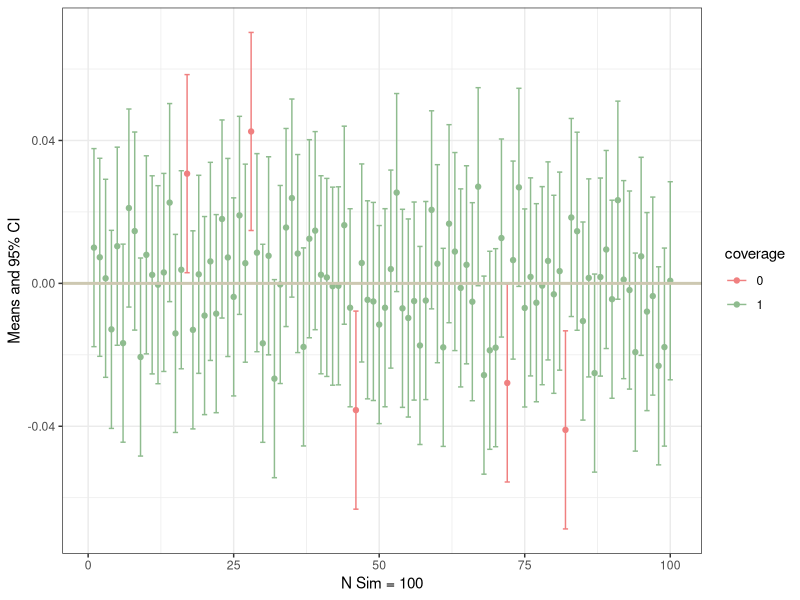

The R source for this figure:
## ---- chunk 1
library(knitr)
knitr::opts_chunk$set(include = TRUE, 
                      echo = TRUE, 
                      message = FALSE, 
                      warning = FALSE)
## ---- chunk 2
library(dplyr)
library(magrittr)
library(ggplot2)
library(kableExtra)
## ---- chunk 3
set.seed(6368683)
nsim <- 100
samples <- data.frame(matrix(nrow = nsim, ncol = 7))
colnames(samples) <- c("iter", "Mean", "Std.Error", "Bias", "LowerCI", "UpperCI", "Coverage")

for (i in 1:nsim){
  x <- rnorm(5000, mean = 0, sd = 1)
  m <- mean(x)
  df <- length(x) - 1
  se <- 1 / sqrt(length(x))
  ci <- qt(.975, df) * se
  
  samples[i, 1] <- i
  samples[i, 2] <- m
  samples[i, 3] <- se
  samples[i, 4] <- m - 0
  samples[i, 5] <- m - ci
  samples[i, 6] <- m + ci
  samples[i, 7] <- (m - ci < 0 & 0 < m + ci)
} %>% 
  as_tibble()

samples$Coverage <- as.integer(samples$Coverage)
## ---- chunk 4
samples %>%
  colMeans %>% 
  kable(digits = 4, format = "html", caption = "Table 1. Summary of the samples") %>%
  kable_styling(bootstrap_options = c("striped", "hover", "condensed"),
                full_width = F)
## ---- chunk 5
samples %>% 
  filter(Coverage == 0) %>% 
  kable(digits = 4, format = "html", caption = " Table 2. Samples outside the population value") %>%
  kable_styling(bootstrap_options = c("striped", "hover", "condensed"),
                full_width = F)
## ---- chunk 6
samples %>% 
  mutate(coverage = as.factor(Coverage)) %>% 
  ggplot(aes(y=Mean,
             x=1:100,
             colour = coverage)) + 
  geom_point() +
  geom_errorbar(aes(ymax = UpperCI, ymin = LowerCI)) +
  geom_hline(aes(yintercept = 0),
             color = "cornsilk3", size = 1) + 
  xlab("N Sim = 100") +
  ylab("Means and 95% CI") +
  scale_colour_manual(values = c("0" = "lightcoral",
                                 "1" = "darkseagreen")) +
  theme_bw()
## ---- chunk 7
samples %>% 
kable(digits = 4, format = "html", caption = "Table 3. Simulated samples (N = 100) and sample statistics") %>%
  kable_styling(bootstrap_options = c("striped", "hover", "condensed"),
                full_width = T) %>% 
  scroll_box(width = "100%", height = "200px")
